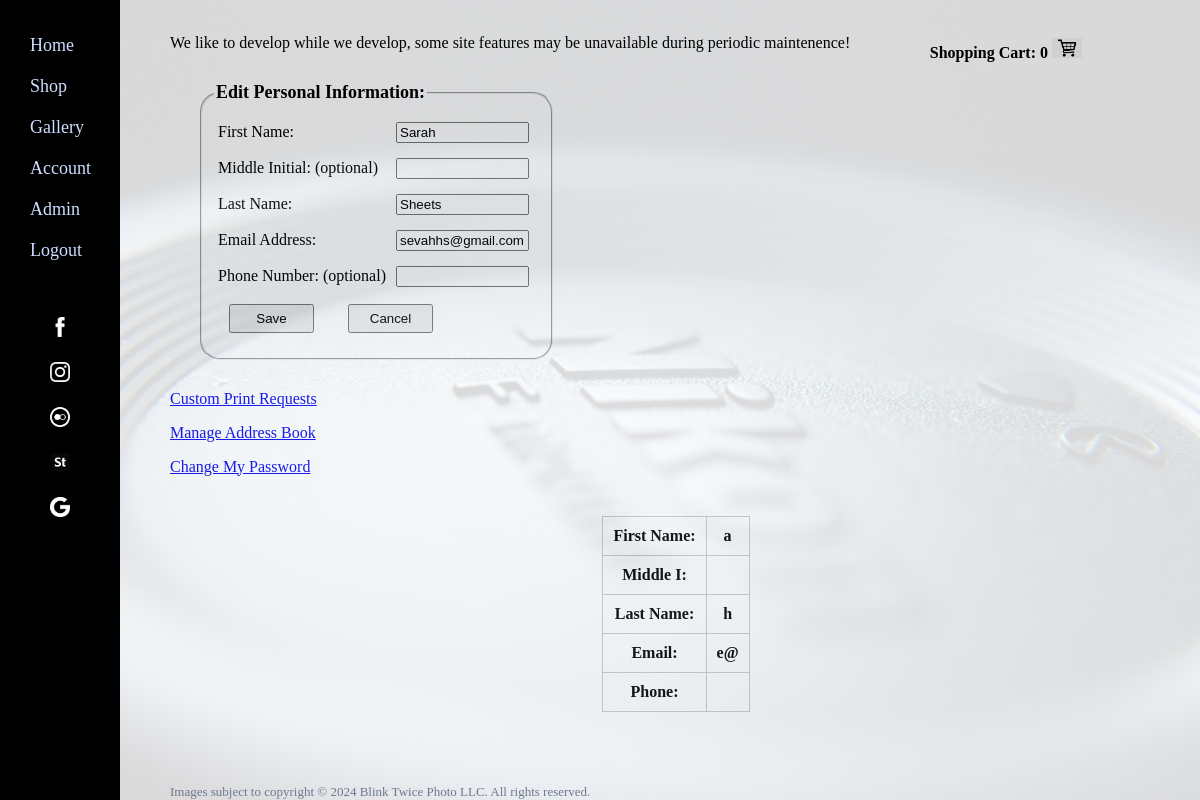
Screenshot of /myAccount.php (signed in) with the database file from the repository.
### tables this page shows
create table `users`(
	`id` int unsigned auto_increment,
    `username` nvarchar(255) not null,
    `password` char(60) not null,
	`first_name` nvarchar(255) not null,
    `middle_init` char(1),
    `last_name` nvarchar(255) not null,
    `email` nvarchar(50) not null,
    `phone` nvarchar(10),
    `is_admin` bool default false,
    unique(`username`),
    unique(`email`),
    primary key(`id`)
);

### include/functions.php (called while the page is built, shortened)
<?php
function getDbConnection() {
    try {
    $db= new PDO("mysql:dbname=blinkdb;host=127.0.0.1", 'root', '');
    $db->setAttribute(PDO::ATTR_ERRMODE, PDO::ERRMODE_EXCEPTION);
    } catch (PDOException) {
        echo 'Website under maintenence.';
        exit();
    }
    return $db;
}
function isLoggedIn(): bool {
    return isset($_SESSION['user']);
}
function getUserInfoFromSession(): object | null {
    return $_SESSION['user'] ?? null;
}
function getUsers(): PDOStatement {
    try {
        return getDbConnection()->query('SELECT * from users');
    } catch (PDOException) {
        echo 'Error finding user!';
        exit();
    }
}

### myAccount.php (the view, shortened to what this page needs)
<?php
require_once 'include/header.php';
$user = getUserInfoFromSession();
$users = getUsers();
?>
<?php if (isLoggedIn()): ?>
<form action="" method="post" style="margin: 30px 0">
    <fieldset>
    <legend>Edit Personal Information:</legend>
    <div>
        <label for="firstname">First Name:</label>
        <input type="text" name="first_name" id="first_name" value="<?=$user?->first_name?>">
    </div>
    <div>
        <label for="middlei">Middle Initial: (optional)</label>
        <input type="text" name="middle_init" id="middle_init" value="<?=$user?->middle_init?>">
    </div>
    <div>
        <label for="lastname">Last Name:</label>
        <input type="text" name="last_name" id="last_name" value="<?=$user?->last_name?>">
    </div>
    <div>
        <label for="email">Email Address:</label>
        <input type="text" name="email" id="email" value="<?=$user?->email?>">
    </div>
    <div>
        <label for="phone">Phone Number: (optional)</label>
        <input type="text" name="phone" id="phone" value="<?=$user?->phone?>">
    </div>
    <div>
        <button type="submit">Save</button>
        <button onclick="window.location='myAccount.php'; return false">Cancel</button>
    </div>
    </fieldset>
</form>
<p><a href="custom-order.php">Custom Print Requests</a></p>
<p><a href="address.php">Manage Address Book</a><p>
<p><a href="changepw.php">Change My Password</a></p>
    <?php foreach($users as $user): ?>
    <?php endforeach; ?>
<table>
    <tr>
        <th>First Name: </th>
        <th><?=$user['first_name']?></th>
    </tr>
    <tr>
        <th>Middle I: </th>
        <th><?=$user['middle_init']?></th>
    </tr>
    <tr>
        <th>Last Name: </th>
        <th><?=$user['last_name']?></th>
    </tr>
    <tr>
        <th>Email: </th>
        <th><?=$user['email']?></th>
    </tr>
    <tr>
        <th>Phone: </th>
        <th><?=$user['middle_init']?></th>
    </tr>
</table>
<?php require_once 'include/footer.php' ?>
<?php endif; ?>

### styles.css (style rules this page uses)
table { margin: 40px 0; border-collapse: collapse; margin-left: auto; margin-right: auto; }
th, td { border: 1px solid #ccc; padding: 10px; }
form > fieldset { max-width: 325px; margin: 30px; border-top-left-radius: 20px; border-top-right-radius: 20px; border-bottom-left-radius: 20px; border-bottom-right-radius: 20px; }
form > fieldset > div { margin: 10px 0; }
form > fieldset > div > label { min-width: 170px; display: inline-block; text-align: left; margin: 4px; }
button { margin: 5px 15px; padding: 5px; width: 85px; }
input { max-width: 125px; }
legend { font-weight: bold; font-size: large; }
body { margin-left: 160px; padding: 10px 10px 10px 10px; }

### rows the page displays
users: first_name "a", last_name "h", email "e@"

### other values shown
count($_SESSION['cart']) "0"
displayMessage() "We like to develop while we develop, some site features may be unavailable during periodic maintenence!"
